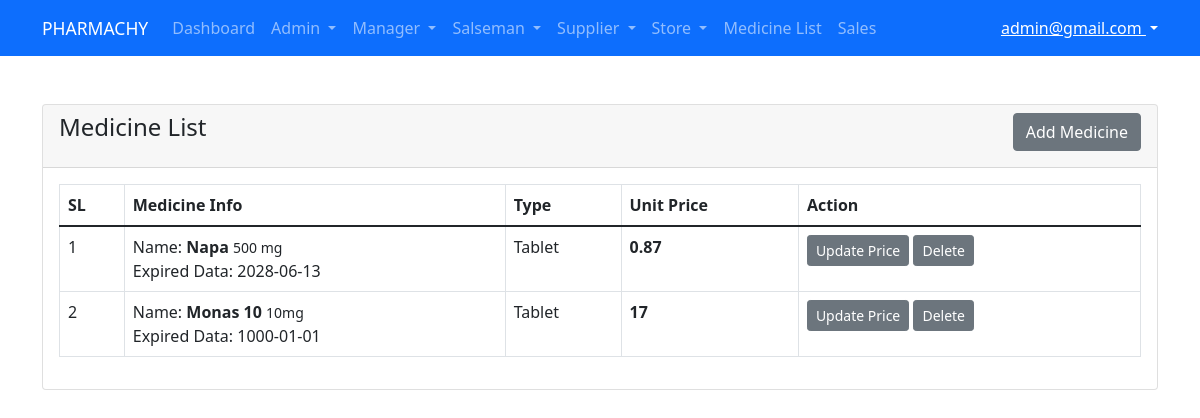
The page /medicine_list.php (signed in) on the database its author committed.
### tables this page shows
CREATE TABLE `medicine_list` (
  `medicine_id` int(11) NOT NULL,
  `medicine_name` varchar(100) NOT NULL,
  `medicine_type` varchar(100) NOT NULL,
  `medicine_capacity` varchar(100) NOT NULL,
  `unit_price` double NOT NULL,
  `medicine_quantity` int(100) NOT NULL DEFAULT 0,
  `expired_date` date NOT NULL DEFAULT '1000-01-01'
);

### medicine_list.php (the view, shortened to what this page needs)
<?php
require_once 'include/header.php';
require_once 'include/navbar.php';
require_once 'include/database.php';
$sql = "SELECT * FROM medicine_list  ";
$res = mysqli_query($con,$sql);
?>
<div class="container">
    <div class="row">
        <div class="col-md-12">
            <div class="card mt-5">
            <div class="card-header">
                    <h4 class="card-title d-flex justify-content-between">Medicine List <a href="add_medicine.php" class="text-capitalize btn btn-secondary">Add Medicine</a></h4>
                </div>
                <div class="card-body">
                    <table class="table table-bordered">
                        <thead>
                            <th>SL</th>
                            <th>Medicine Info</th>
                            <th>Type</th>
                            <th>Unit Price</th>
                            <th>Action</th>
                        </thead>
                        <tbody>
                            <?php
                                foreach($res as $key=> $item):
                            ?>
                            <tr>
                                <td><?=$key+1?></td>
                                <td>
                                    Name: <b><?=$item['medicine_name'];?></b>
                                    <small><?=$item['medicine_capacity'];?></small> <br>
                                    Expired Data: <?=$item['expired_date'];?>
                                </td>
                                <td class="text-capitalize"><?=$item['medicine_type'];?></td>
                                <td class="text-capitalize"><b><?=$item['unit_price'];?></b></td>
                                <td>
                                    <a href="update_price.php?medicine_id=<?=$item['medicine_id'];?>" class="btn btn-sm btn-secondary">Update Price</a>
                                    <a href="delete_medicine.php?medicine_id=<?=$item['medicine_id'];?>" class="btn btn-sm btn-secondary">Delete</a>
                                </td>
                            </tr>
                            <?php
                                endforeach
                            ?>
                        </tbody>
                    </table>
                </div>
            </div>
        </div>
    </div>
</div>
<?php
require_once 'include/footer.php';
?>

### rows shown on the page
medicine_list: medicine_name "Napa", medicine_capacity "500 mg", expired_date "2028-06-13", medicine_type "Tablet", unit_price "0.87"
medicine_list: medicine_name "Monas 10", medicine_capacity "10mg", expired_date "1000-01-01", medicine_type "Tablet", unit_price "17"

### other values the page prints
$_SESSION['email'] "admin@gmail.com"
